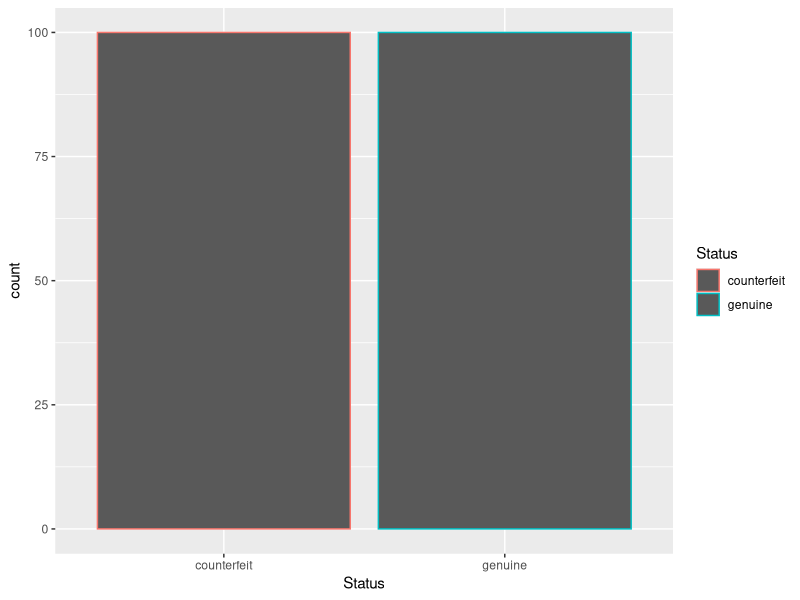
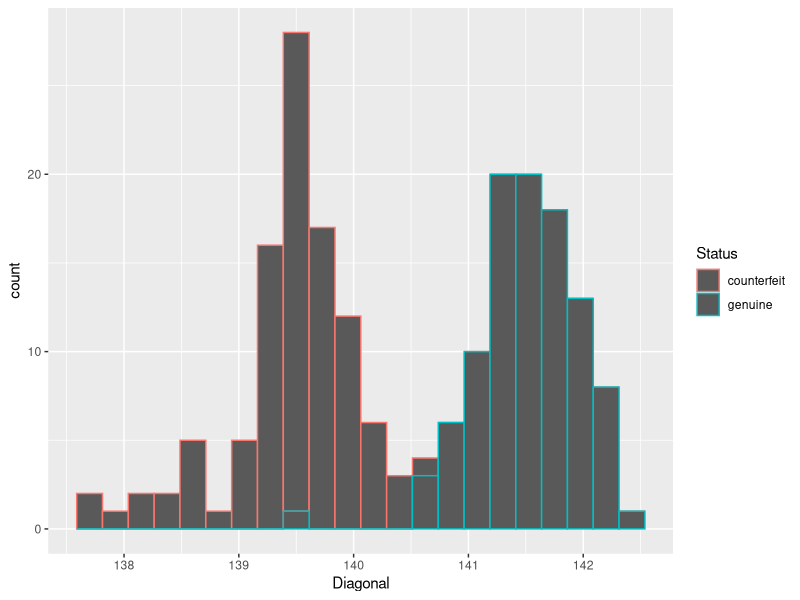
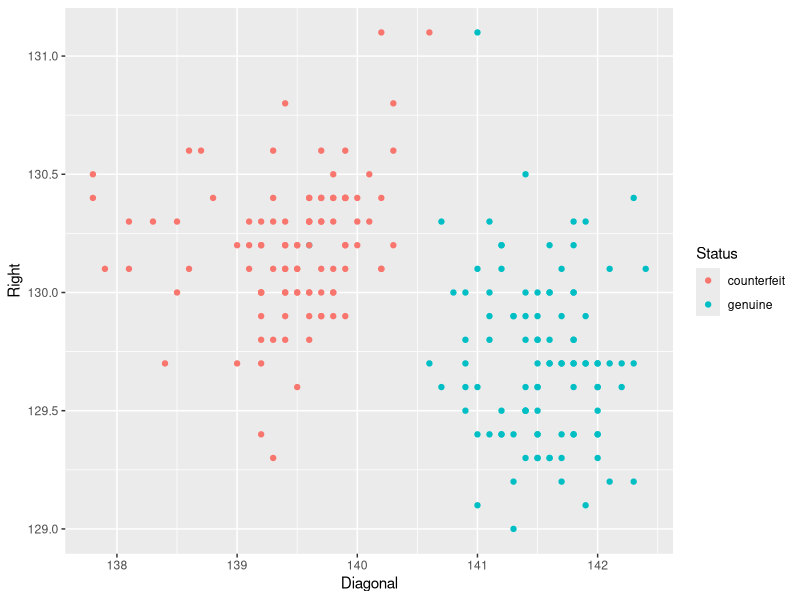

Recreate these plots in R, in order.
## ---- chunk 1
knitr::opts_chunk$set(echo = TRUE)
## ---- chunk 2
# install.packages("mclust")
library(mclust) # if this throws an error of the form 'there is no package called mcmclust', uncomment the line above, run it once, then comment the line out again and run the code chunk again.
data(banknote)
## ---- chunk 3
    names(banknote)
    banknote
## ---- chunk 4
    library(ggplot2)
    ggplot(banknote, aes(Status, colour=Status)) + geom_bar()
## ---- chunk 5
    library(ggplot2)
    ggplot(banknote, aes(x=Diagonal, colour=Status)) + geom_histogram(binwidth = 0.225)
## ---- chunk 6
    library(ggplot2)
    ggplot(banknote, aes(x=Diagonal, y=Right, colour=Status)) + geom_point()
